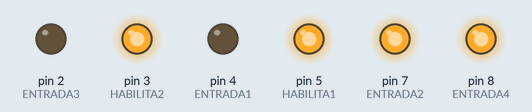
The sketch below on a simulated Arduino Uno, built with avr-gcc and run on an emulated ATmega328P. Parts: output pins drawn as LEDs (lit = HIGH).

Above: at 0.1 s.
Timing chart, 0 to 1.6 s (numbered marks = the images above):
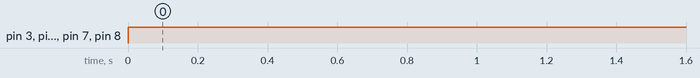

Measured:
- by itself, pin 3 (HABILITA2), pin 5 (HABILITA1), pin 7 (ENTRADA2), pin 8 (ENTRADA4): LOW → HIGH at 0.00 s

The sketch:

project19.ino
```cpp
#define ENTRADA1 4
#define ENTRADA2 7
#define ENTRADA3 2
#define ENTRADA4 8
#define HABILITA1 5
#define HABILITA2 3

void setup(void) {
  pinMode(ENTRADA1, OUTPUT);
  pinMode(ENTRADA2, OUTPUT);
  pinMode(ENTRADA3, OUTPUT);
  pinMode(ENTRADA4, OUTPUT);
  pinMode(HABILITA1, OUTPUT);
  pinMode(HABILITA2, OUTPUT);
}

void loop(void) {
  digitalWrite(ENTRADA1, LOW);
  digitalWrite(ENTRADA2, HIGH);
  analogWrite(HABILITA1, 255);

  digitalWrite(ENTRADA3, LOW);
  digitalWrite(ENTRADA4, HIGH);
  analogWrite(HABILITA2, 255);
}
```
